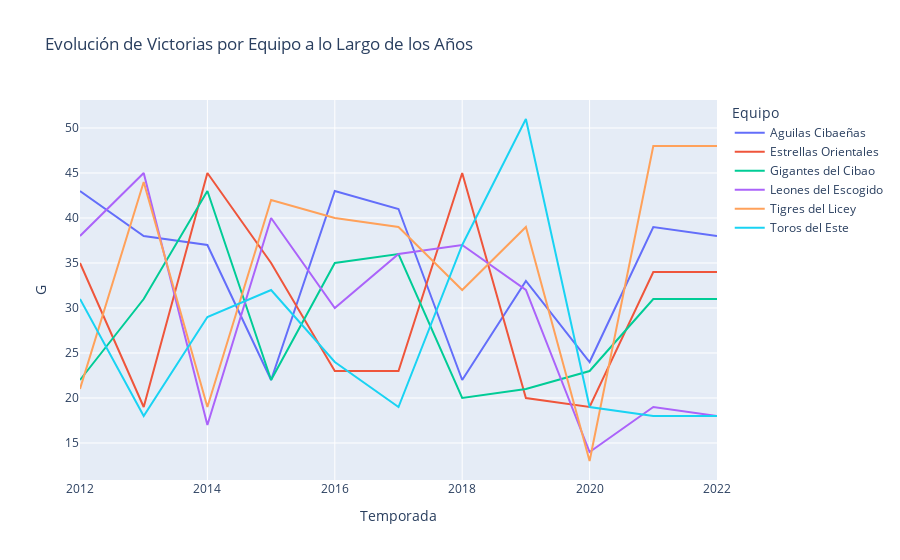

Here is the notebook cell this chart was saved with:
### Code cell
# Crear el gráfico de línea
fig = px.line(ganados, x='Temporada', y='G', 
              color='Equipo',
              title='Evolución de Victorias por Equipo a lo Largo de los Años')

# Mostrar el gráfico
fig.show()

### Figure 1 — Plotly figure (JSON) as saved in the notebook; plotly's stock layout.template omitted (floating-point values rounded to 4 significant figures)
{"data": [{"hovertemplate": "Equipo=Aguilas Cibaeñas<br>Temporada=%{x}<br>G=%{y}<extra></extra>", "legendgroup": "Aguilas Cibaeñas", "line": {"color": "#636efa", "dash": "solid"}, "marker": {"symbol": "circle"}, "mode": "lines", "name": "Aguilas Cibaeñas", "orientation": "v", "showlegend": true, "type": "scatter", "x": [2012, 2013, 2014, 2015, 2016, 2017, 2018, 2019, 2020, 2021, 2022], "xaxis": "x", "y": [43, 38, 37, 22, 43, 41, 22, 33, 24, 39, 38], "yaxis": "y"}, {"hovertemplate": "Equipo=Estrellas Orientales<br>Temporada=%{x}<br>G=%{y}<extra></extra>", "legendgroup": "Estrellas Orientales", "line": {"color": "#EF553B", "dash": "solid"}, "marker": {"symbol": "circle"}, "mode": "lines", "name": "Estrellas Orientales", "orientation": "v", "showlegend": true, "type": "scatter", "x": [2012, 2013, 2014, 2015, 2016, 2017, 2018, 2019, 2020, 2021, 2022], "xaxis": "x", "y": [35, 19, 45, 35, 23, 23, 45, 20, 19, 34, 34], "yaxis": "y"}, {"hovertemplate": "Equipo=Gigantes del Cibao<br>Temporada=%{x}<br>G=%{y}<extra></extra>", "legendgroup": "Gigantes del Cibao", "line": {"color": "#00cc96", "dash": "solid"}, "marker": {"symbol": "circle"}, "mode": "lines", "name": "Gigantes del Cibao", "orientation": "v", "showlegend": true, "type": "scatter", "x": [2012, 2013, 2014, 2015, 2016, 2017, 2018, 2019, 2020, 2021, 2022], "xaxis": "x", "y": [22, 31, 43, 22, 35, 36, 20, 21, 23, 31, 31], "yaxis": "y"}, {"hovertemplate": "Equipo=Leones del Escogido<br>Temporada=%{x}<br>G=%{y}<extra></extra>", "legendgroup": "Leones del Escogido", "line": {"color": "#ab63fa", "dash": "solid"}, "marker": {"symbol": "circle"}, "mode": "lines", "name": "Leones del Escogido", "orientation": "v", "showlegend": true, "type": "scatter", "x": [2012, 2013, 2014, 2015, 2016, 2017, 2018, 2019, 2020, 2021, 2022], "xaxis": "x", "y": [38, 45, 17, 40, 30, 36, 37, 32, 14, 19, 18], "yaxis": "y"}, {"hovertemplate": "Equipo=Tigres del Licey<br>Temporada=%{x}<br>G=%{y}<extra></extra>", "legendgroup": "Tigres del Licey", "line": {"color": "#FFA15A", "dash": "solid"}, "marker": {"symbol": "circle"}, "mode": "lines", "name": "Tigres del Licey", "orientation": "v", "showlegend": true, "type": "scatter", "x": [2012, 2013, 2014, 2015, 2016, 2017, 2018, 2019, 2020, 2021, 2022], "xaxis": "x", "y": [21, 44, 19, 42, 40, 39, 32, 39, 13, 48, 48], "yaxis": "y"}, {"hovertemplate": "Equipo=Toros del Este<br>Temporada=%{x}<br>G=%{y}<extra></extra>", "legendgroup": "Toros del Este", "line": {"color": "#19d3f3", "dash": "solid"}, "marker": {"symbol": "circle"}, "mode": "lines", "name": "Toros del Este", "orientation": "v", "showlegend": true, "type": "scatter", "x": [2012, 2013, 2014, 2015, 2016, 2017, 2018, 2019, 2020, 2021, 2022], "xaxis": "x", "y": [31, 18, 29, 32, 24, 19, 37, 51, 19, 18, 18], "yaxis": "y"}], "layout": {"legend": {"title": {"text": "Equipo"}, "tracegroupgap": 0}, "title": {"text": "Evolución de Victorias por Equipo a lo Largo de los Años"}, "xaxis": {"anchor": "y", "domain": [0, 1], "title": {"text": "Temporada"}}, "yaxis": {"anchor": "x", "domain": [0, 1], "title": {"text": "G"}}}}
